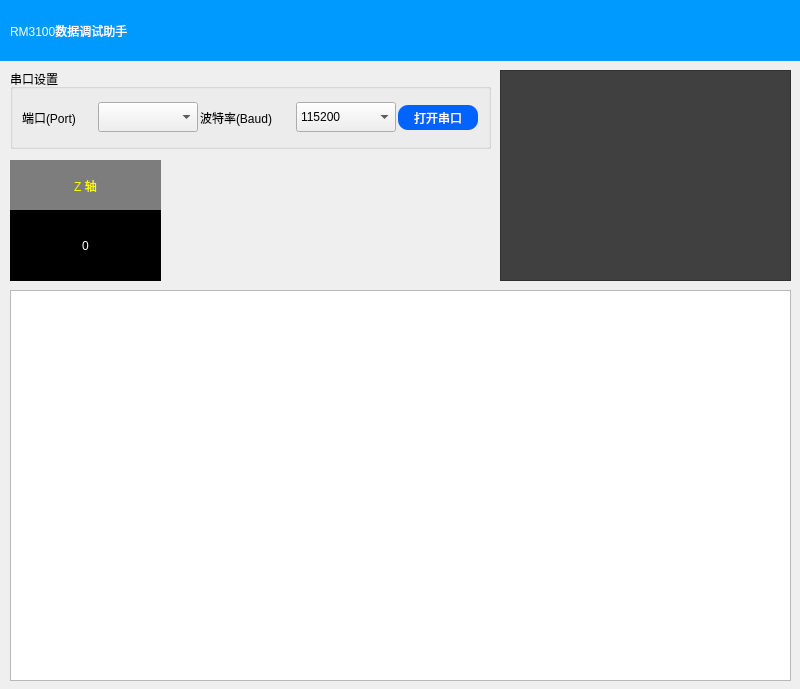
<?xml version="1.0" encoding="UTF-8"?>
<ui version="4.0">
 <class>Widget</class>
 <widget class="QWidget" name="Widget">
  <property name="geometry">
   <rect>
    <x>0</x>
    <y>0</y>
    <width>800</width>
    <height>689</height>
   </rect>
  </property>
  <property name="windowTitle">
   <string>Widget</string>
  </property>
  <widget class="QFrame" name="frame">
   <property name="geometry">
    <rect>
     <x>0</x>
     <y>0</y>
     <width>801</width>
     <height>61</height>
    </rect>
   </property>
   <property name="styleSheet">
    <string notr="true">background-color: rgb(0, 154, 255);
border: none;</string>
   </property>
   <property name="frameShape">
    <enum>QFrame::StyledPanel</enum>
   </property>
   <property name="frameShadow">
    <enum>QFrame::Raised</enum>
   </property>
   <widget class="QLabel" name="label">
    <property name="geometry">
     <rect>
      <x>10</x>
      <y>0</y>
      <width>301</width>
      <height>61</height>
     </rect>
    </property>
    <property name="styleSheet">
     <string notr="true">font: 24px &quot;Heiti SC&quot;;
color: rgb(255, 255, 255);</string>
    </property>
    <property name="text">
     <string>RM3100数据调试助手</string>
    </property>
   </widget>
  </widget>
  <widget class="QFrame" name="frame_4">
   <property name="geometry">
    <rect>
     <x>10</x>
     <y>160</y>
     <width>151</width>
     <height>121</height>
    </rect>
   </property>
   <property name="styleSheet">
    <string notr="true">background-color: rgb(0, 0, 0);</string>
   </property>
   <property name="frameShape">
    <enum>QFrame::StyledPanel</enum>
   </property>
   <property name="frameShadow">
    <enum>QFrame::Raised</enum>
   </property>
   <widget class="QLabel" name="label_4">
    <property name="geometry">
     <rect>
      <x>0</x>
      <y>0</y>
      <width>151</width>
      <height>51</height>
     </rect>
    </property>
    <property name="styleSheet">
     <string notr="true">color: rgb(255, 248, 0);
font: 24px &quot;Heiti SC&quot;;
background-color: rgba(172, 172, 172, 186);</string>
    </property>
    <property name="text">
     <string>Z 轴</string>
    </property>
    <property name="alignment">
     <set>Qt::AlignCenter</set>
    </property>
   </widget>
   <widget class="QLabel" name="znum_label">
    <property name="geometry">
     <rect>
      <x>0</x>
      <y>50</y>
      <width>151</width>
      <height>71</height>
     </rect>
    </property>
    <property name="styleSheet">
     <string notr="true">color: rgb(255, 255, 255);
font: 36px &quot;Heiti SC&quot;;</string>
    </property>
    <property name="text">
     <string>0</string>
    </property>
    <property name="alignment">
     <set>Qt::AlignCenter</set>
    </property>
   </widget>
  </widget>
  <widget class="QGroupBox" name="groupBox">
   <property name="geometry">
    <rect>
     <x>10</x>
     <y>69</y>
     <width>481</width>
     <height>80</height>
    </rect>
   </property>
   <property name="styleSheet">
    <string notr="true">font: 18px&quot;Heiti SC&quot;;</string>
   </property>
   <property name="title">
    <string>串口设置</string>
   </property>
   <layout class="QHBoxLayout" name="horizontalLayout">
    <item>
     <widget class="QLabel" name="label_5">
      <property name="minimumSize">
       <size>
        <width>70</width>
        <height>31</height>
       </size>
      </property>
      <property name="maximumSize">
       <size>
        <width>70</width>
        <height>16777215</height>
       </size>
      </property>
      <property name="styleSheet">
       <string notr="true">font: 13px&quot;.AppleSystemUIFont&quot;;</string>
      </property>
      <property name="text">
       <string>端口(Port)</string>
      </property>
     </widget>
    </item>
    <item>
     <widget class="QComboBox" name="port_com">
      <property name="minimumSize">
       <size>
        <width>100</width>
        <height>30</height>
       </size>
      </property>
      <property name="styleSheet">
       <string notr="true">font: 13px &quot;.AppleSystemUIFont&quot;;</string>
      </property>
     </widget>
    </item>
    <item>
     <widget class="QLabel" name="label_6">
      <property name="minimumSize">
       <size>
        <width>90</width>
        <height>31</height>
       </size>
      </property>
      <property name="maximumSize">
       <size>
        <width>90</width>
        <height>16777215</height>
       </size>
      </property>
      <property name="styleSheet">
       <string notr="true">font: 13px&quot;.AppleSystemUIFont&quot;;</string>
      </property>
      <property name="text">
       <string>波特率(Baud)</string>
      </property>
     </widget>
    </item>
    <item>
     <widget class="QComboBox" name="baud_com">
      <property name="minimumSize">
       <size>
        <width>100</width>
        <height>30</height>
       </size>
      </property>
      <item>
       <property name="text">
        <string>115200</string>
       </property>
      </item>
      <item>
       <property name="text">
        <string>9600</string>
       </property>
      </item>
      <item>
       <property name="text">
        <string>1200</string>
       </property>
      </item>
      <item>
       <property name="text">
        <string>2400</string>
       </property>
      </item>
      <item>
       <property name="text">
        <string>4800</string>
       </property>
      </item>
      <item>
       <property name="text">
        <string>19200</string>
       </property>
      </item>
      <item>
       <property name="text">
        <string>38400</string>
       </property>
      </item>
      <item>
       <property name="text">
        <string>57600</string>
       </property>
      </item>
     </widget>
    </item>
    <item>
     <widget class="QPushButton" name="pushButton">
      <property name="minimumSize">
       <size>
        <width>80</width>
        <height>25</height>
       </size>
      </property>
      <property name="styleSheet">
       <string notr="true">.QPushButton{
	
	font: 14px &quot;.AppleSystemUIFont&quot;;
	border-radius: 10px;
	color: rgb(255, 255, 255);
	background-color: rgb(0, 98, 255);
}</string>
      </property>
      <property name="text">
       <string>打开串口</string>
      </property>
     </widget>
    </item>
   </layout>
  </widget>
  <widget class="QTextEdit" name="data_edit">
   <property name="geometry">
    <rect>
     <x>500</x>
     <y>70</y>
     <width>291</width>
     <height>211</height>
    </rect>
   </property>
   <property name="styleSheet">
    <string notr="true">background-color: rgb(64, 64, 64);
color: rgb(0, 255, 0);</string>
   </property>
   <property name="html">
    <string>&lt;!DOCTYPE HTML PUBLIC &quot;-//W3C//DTD HTML 4.0//EN&quot; &quot;http://www.w3.org/TR/REC-html40/strict.dtd&quot;&gt;
&lt;html&gt;&lt;head&gt;&lt;meta name=&quot;qrichtext&quot; content=&quot;1&quot; /&gt;&lt;style type=&quot;text/css&quot;&gt;
p, li { white-space: pre-wrap; }
&lt;/style&gt;&lt;/head&gt;&lt;body style=&quot; font-family:'.AppleSystemUIFont'; font-size:13pt; font-weight:400; font-style:normal;&quot;&gt;
&lt;p style=&quot;-qt-paragraph-type:empty; margin-top:0px; margin-bottom:0px; margin-left:0px; margin-right:0px; -qt-block-indent:0; text-indent:0px;&quot;&gt;&lt;br /&gt;&lt;/p&gt;&lt;/body&gt;&lt;/html&gt;</string>
   </property>
  </widget>
  <widget class="QChartView" name="chartView">
   <property name="geometry">
    <rect>
     <x>10</x>
     <y>290</y>
     <width>781</width>
     <height>391</height>
    </rect>
   </property>
  </widget>
 </widget>
 <customwidgets>
  <customwidget>
   <class>QChartView</class>
   <extends>QGraphicsView</extends>
   <header>qchartview.h</header>
  </customwidget>
 </customwidgets>
 <resources/>
 <connections/>
</ui>
